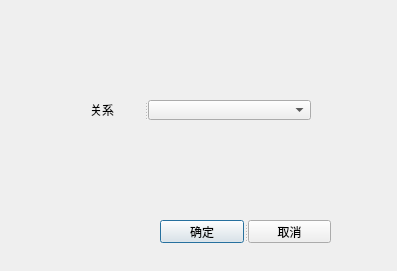
<?xml version="1.0" encoding="UTF-8"?>
<ui version="4.0">
 <class>ListByRelationDialog</class>
 <widget class="QDialog" name="ListByRelationDialog">
  <property name="geometry">
   <rect>
    <x>0</x>
    <y>0</y>
    <width>397</width>
    <height>271</height>
   </rect>
  </property>
  <property name="windowTitle">
   <string>Dialog</string>
  </property>
  <widget class="QSplitter" name="splitter">
   <property name="geometry">
    <rect>
     <x>90</x>
     <y>100</y>
     <width>221</width>
     <height>20</height>
    </rect>
   </property>
   <property name="orientation">
    <enum>Qt::Horizontal</enum>
   </property>
   <widget class="QLabel" name="relationLabel">
    <property name="text">
     <string>关系</string>
    </property>
   </widget>
   <widget class="QComboBox" name="relationComboBox"/>
  </widget>
  <widget class="QSplitter" name="splitter_2">
   <property name="geometry">
    <rect>
     <x>160</x>
     <y>220</y>
     <width>171</width>
     <height>23</height>
    </rect>
   </property>
   <property name="orientation">
    <enum>Qt::Horizontal</enum>
   </property>
   <widget class="QPushButton" name="okPushButton">
    <property name="text">
     <string>确定</string>
    </property>
   </widget>
   <widget class="QPushButton" name="canclePushButton">
    <property name="text">
     <string>取消</string>
    </property>
   </widget>
  </widget>
 </widget>
 <resources/>
 <connections/>
</ui>
